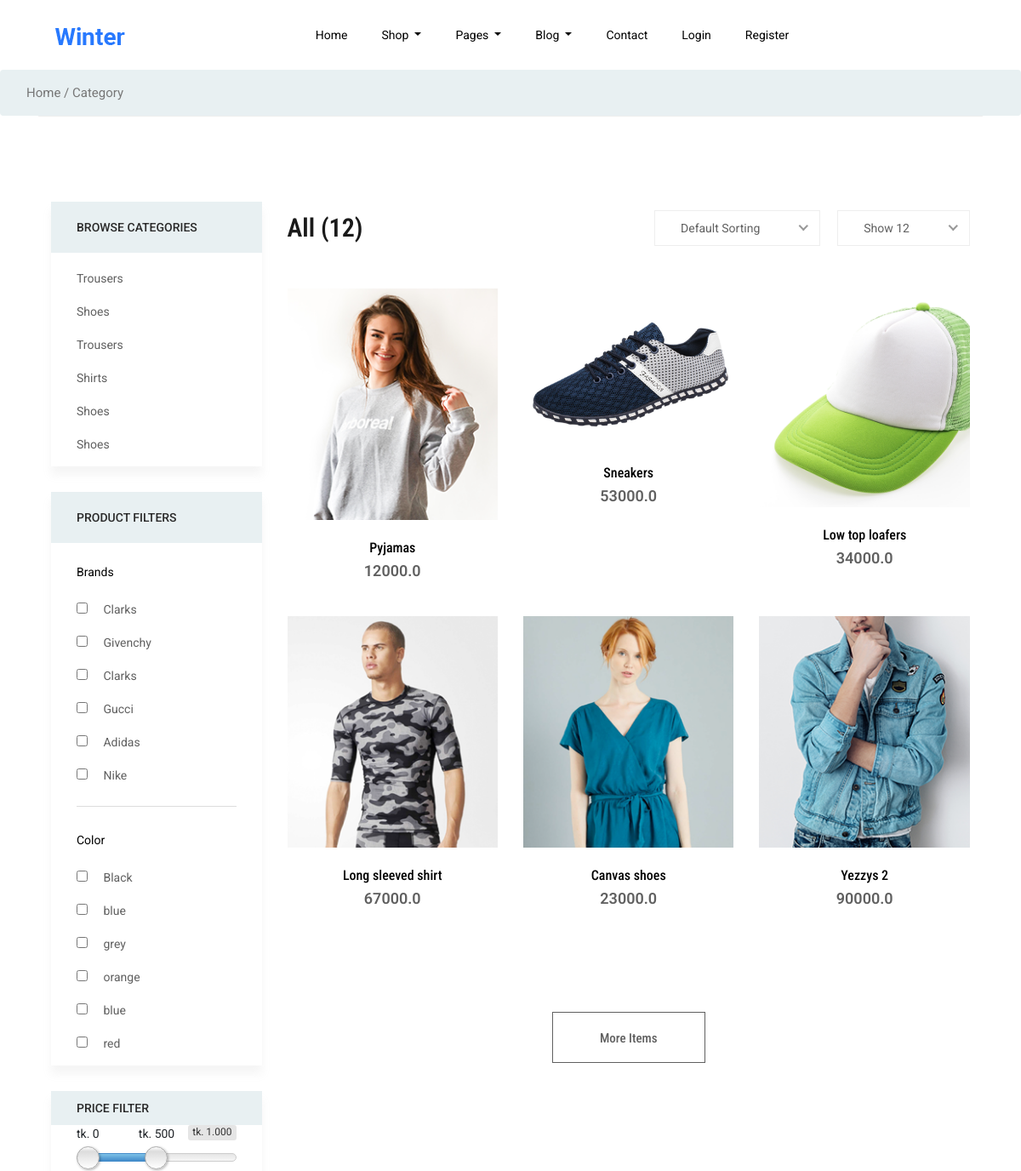
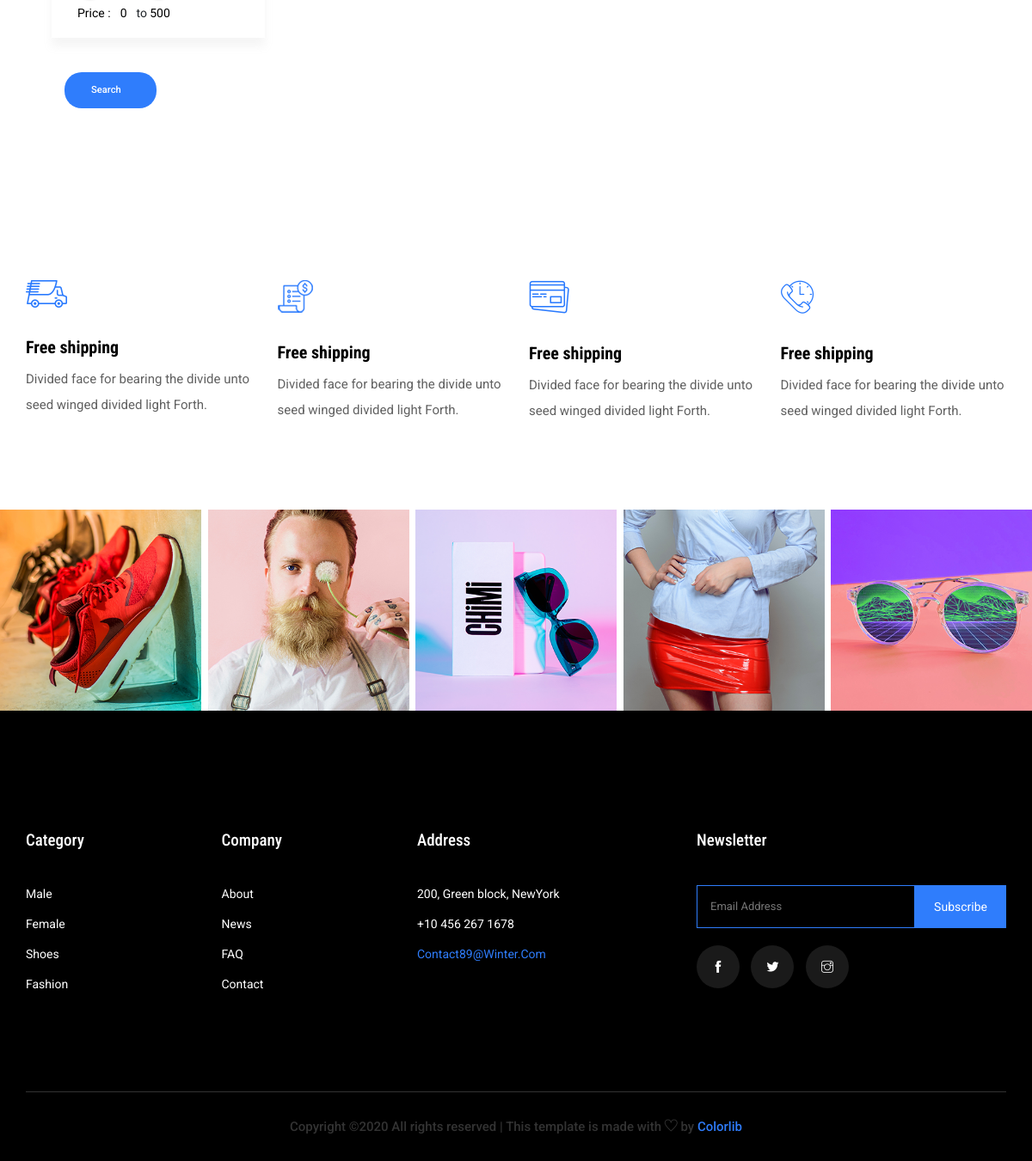
Page /shop-category/ on the committed database (2 pictures, top to bottom).
### shop/models.py (models this page shows, shortened)
class Item(models.Model):
    brand = models.CharField(max_length=100)
    name = models.CharField(max_length=100)
    price = models.FloatField()
    quantity = models.IntegerField()
    color = models.CharField(max_length=100)
    date_posted = models.DateTimeField(default=timezone.now)
    description = models.TextField(default="Description of the item")
    discount_price = models.FloatField(blank = 'True', null = 'True')
    Gender = (
        ('M', 'Male'),
        ('F', 'Female'),
        ('MF', 'Male and Female')
)
    gender = models.CharField(default='M',max_length=2, choices = Gender)
    Stuff = (
        ('S','Shoes'),
        ('H','Shirts'),
        ('I','Shorts'),
        ('T','Trousers'),
        ('P','Pyjamas')
    )
    category = models.CharField(default='Pick a category',max_length=20, choices = Stuff)
    image1 = models.ImageField(default='default.jpeg', upload_to='product_pics')
    image2 = models.ImageField(default='default.jpeg', upload_to='product_pics')
    image3 = models.ImageField(default='default.jpeg', upload_to='product_pics')
    image4 = models.ImageField(default='default.jpeg', upload_to='product_pics')
    slug = models.SlugField()
    def get_add_to_cart(self):
        return reverse("add-to-cart", kwargs={
           'slug':self.slug
        })

### shop/views.py (the view, shortened to what this page needs)
# urls.py: path('shop-category/', shop_views.CategoryListView.as_view(), name='shop-category'),
class CategoryListView(ListView):
    model = Item
    template_name = 'shop/category.html'
    context_object_name = 'items'
    ordering = ['-date_posted']

### shop/templates/shop/category.html (shortened to what this page needs)
{% extends "shop/base.html" %}
{% load static %}
{% load category_template_tags %}
{% block content %}
<body class="bg-white">
    <section class="breadcrumb breadcrumb_bg">
        <div class="container">
            <div class="row justify-content-center">
                <div class="col-lg-12">
                    <div class="breadcrumb_iner">
                        <div class="breadcrumb_iner_item">
                            <p>Home / Category</p>
                        </div>
                    </div>
                </div>
            </div>
        </div>
    </section>
    <section class="cat_product_area section_padding border_top">
        <div class="container">
            <div class="row">
                <div class="col-lg-3">
                    <form method="post" action="">
                    <div class="left_sidebar_area">
                        {% if name != "Shoes" %}
                        <aside class="left_widgets p_filter_widgets sidebar_box_shadow">
                            <div class="l_w_title">
                                <h3>Browse Categories</h3>
                            </div>
                            <div class="widgets_inner">
                                <ul class="list">
                                    {% for item in items %}
                                    <li>
                                        <a href="#">{{ item.get_category_display }}</a>
                                    </li>
                                    {% endfor %}
                                </ul>
                            </div>
                        </aside>
                        {% endif %}
                        <aside class="left_widgets p_filter_widgets sidebar_box_shadow">
                            <div class="l_w_title">
                                <h3>Product filters</h3>
                            </div>
                            <div class="widgets_inner">
                                <ul class="list">
                                    <p>Brands</p>
                                     {% for item in items %}
                                    <li>
                                        <input type="checkbox" value="{{ item.brand }}" aria-label="Radio button for following text input">
                                        <a href="#">{{ item.brand }}</a>
                                    </li>
                                    {% endfor %}
                                </ul>
                                <ul class="list">
                                    <p>color</p>
                                    {% for item in items %}
                                    <li>
                                        <input type="checkbox" value="{{ item.color }}" aria-label="Radio button for following text input">
                                        <a href="#">{{ item.color }}</a>
                                    </li>
                                    {% endfor %}
                                </ul>
                            </div>
                        </aside>
                        <aside class="left_widgets p_filter_widgets price_rangs_aside sidebar_box_shadow">
                            <div class="l_w_title">
                                <h3>Price Filter</h3>
                            </div>
                            <div class="widgets_inner">
                                <div class="range_item">
                                    <input type="text" class="js-range-slider" value="" />
                                    <div class="d-flex align-items-center">
                                        <div class="price_text">
                                            <p>Price :</p>
                                        </div>
                                        <div class="price_value d-flex justify-content-center">
                                            <input type="text" class="js-input-from" id="amount" readonly />
                                            <span>to</span>
                                            <input type="text" class="js-input-to" id="amount" readonly />
                                        </div>
                                    </div>
                                </div>
                            </div>
                        </aside>
                        <div class="container box_1170 border-top-generic">
                        <div class="button-group-area mt-40">
				<a href="#" class="genric-btn primary circle arrow" type="submit" >Search</a>
                </div>
                    </div>
                        </div>
                    </form>
                </div>
                <div class="col-lg-9">
                    <div class="row">
                        <div class="col-lg-12">
                            <div class="product_top_bar d-flex justify-content-between align-items-center">
                                <div class="single_product_menu product_bar_item">
                                    {% if name == 'Men' %}
                                    <h2>{{ name }} ({{ request|gender_male_count }}) </h2>
                                    {% elif name == 'Women' %}
                                    <h2>{{ name }} ({{ request|gender_female_count }}) </h2>
                                    {% elif name == 'Shoes' %}
                                    <h2>{{ name }} ({{ request|shoe_count }}) </h2>
                                    {% else %}
                                    <h2>All (12)</h2>
                                    {% endif %}
                                </div>
                                <div class="product_top_bar_iner product_bar_item d-flex">
                                    <div class="product_bar_single">
                                    </div>
                                    <div class="product_bar_single">
                                    </div>
                                </div>
                            </div>
                        </div>
                        {% for item in items %}
                        <div class="col-lg-4 col-sm-6">
                            <form method="get">
                            <div class="single_category_product">
                                <div class="single_category_img">
                                    <img src="{{ item.image1.url }}" alt="">
                                    <div class="category_product_text">
                                        <a href="single-product.html"><h5 name='item_name' value='{{ item.name }}'>{{ item.name }}</h5></a>
                                        <p name='item_price'>{{ item.price }}</p>
                                    </div>
                                </div>
                            </div>
                           </form>
                        </div>
                    {% endfor %}
                        <div class="col-lg-12 text-center">
                            <a href="#" class="btn_2">More Items</a>
                        </div>
                    </div>
                </div>
            </div>
        </div>
    </section>
</body>
{% endblock content %}

### rows in the picture
Item: category "Trousers", brand "Clarks", color "Black", image1 (picture), name "Pyjamas", price "12000.0"
Item: category "Shoes", brand "Givenchy", color "blue", image1 (picture), name "Sneakers", price "53000.0"
Item: category "Trousers", brand "Clarks", color "grey", image1 (picture), name "Low top loafers", price "34000.0"
Item: category "Shirts", brand "Gucci", color "orange", image1 (picture), name "Long sleeved shirt", price "67000.0"
Item: category "Shoes", brand "Adidas", color "blue", image1 (picture), name "Canvas shoes", price "23000.0"
Item: category "Shoes", brand "Nike", color "red", image1 (picture), name "Yezzys 2", price "90000.0"
